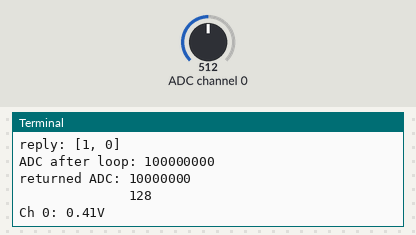
Bench run of a program on a simulated Raspberry Pi (BCM pin numbers). Shown: the last lines printed to the terminal. The test bench sets the inputs (shaded band); at power-on: ADC channel 0 = 512 (analog values on the 0–1023 scale).

Above: at 1.2 s.
1.3 s: ADC channel 0 set to 716
At 1.57 s:
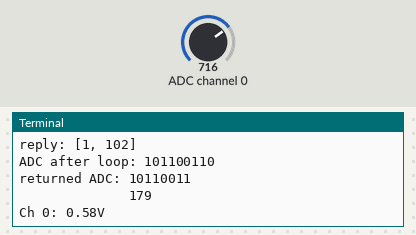
2.8 s: ADC channel 0 set to 900
At 2.98 s:
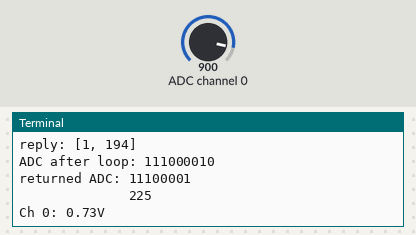
Timing chart, 0 to 5.8 s (numbered marks = the images above; inputs shaded):
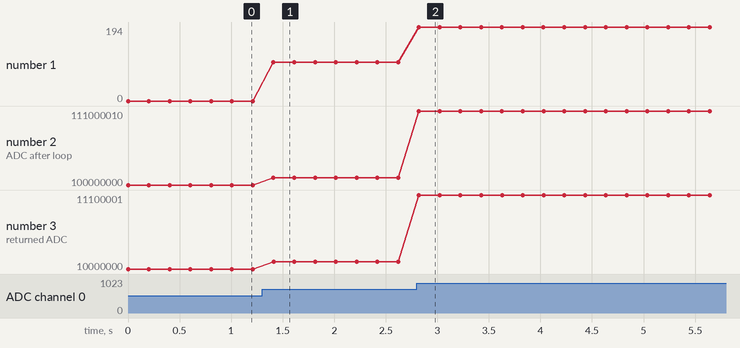

Measured:
- after the input at 1.3 s, the terminal: prints a new line after 0.11 s (image 1)
- after the input at 2.8 s, the terminal: prints a new line at once (image 2)
- plotted number 1: 0 → 102 after the input at 1.3 s, 102 → 194 after the input at 2.8 s
- plotted number 2: 100000000 → 101100110 after the input at 1.3 s, 101100110 → 111000010 after the input at 2.8 s
- plotted number 3: 10000000 → 10110011 after the input at 1.3 s, 10110011 → 11100001 after the input at 2.8 s

The program:

adcMCP3002.py
```python
#
# Original from https://learn.sparkfun.com/tutorials/python-programming-tutorial-getting-started-with-the-raspberry-pi/experiment-3-spi-and-analog-input
# may require a pip install spidev
#
import time
import spidev

spi_ch = 0

# Enable SPI
spi = spidev.SpiDev(0, spi_ch)
spi.max_speed_hz = 1200000

VERBOSE = True


def read_adc(adc_ch):
    # Make sure ADC channel is 0 or 1
    if adc_ch != 0:
        adc_ch = 1

    # Construct SPI message
    #  First bit (Start): Logic high (1)
    #  Second bit (SGL/DIFF): 1 to select single mode
    #  Third bit (ODD/SIGN): Select channel (0 or 1)
    #  Fourth bit (MSFB): 0 for LSB first
    #  Next 12 bits: 0 (don't care)
    msg = 0b11
    msg = ((msg << 1) + adc_ch) << 5
    if VERBOSE:
        print("msg: {0:b}".format(msg))
    msg = [msg, 0b00000000]

    reply = spi.xfer2(msg)

    if VERBOSE:
        print("reply: {}".format(reply))

    # Construct single integer out of the reply (2 bytes)
    adc = 0
    for n in reply:
        adc = (adc << 8) + n

    if VERBOSE:
        print("ADC after loop: {0:b}".format(adc))

    # Last bit (0) is not part of ADC value, shift to remove it
    adc = adc >> 1

    if VERBOSE:
        print("returned ADC: {0:b}".format(adc))
        print("              {}".format(adc))

    return adc


def read_volts(adc_ch, vref=3.3):
    adc = read_adc(adc_ch)
    return (vref * adc) / 1024


# Report the channel 0 and channel 1 voltages to the terminal
READ_ONLY_ONE = True
try:
    while True:
        adc_0 = read_volts(0)
        if not READ_ONLY_ONE:
            adc_1 = read_volts(1)
            print("Ch 0: {}V, Ch1: {}V".format(round(adc_0, 2), round(adc_1, 2)))
        else:
            print("Ch 0: {}V".format(round(adc_0, 2)))
        time.sleep(0.2)

finally:
    print("Bye!")
```
